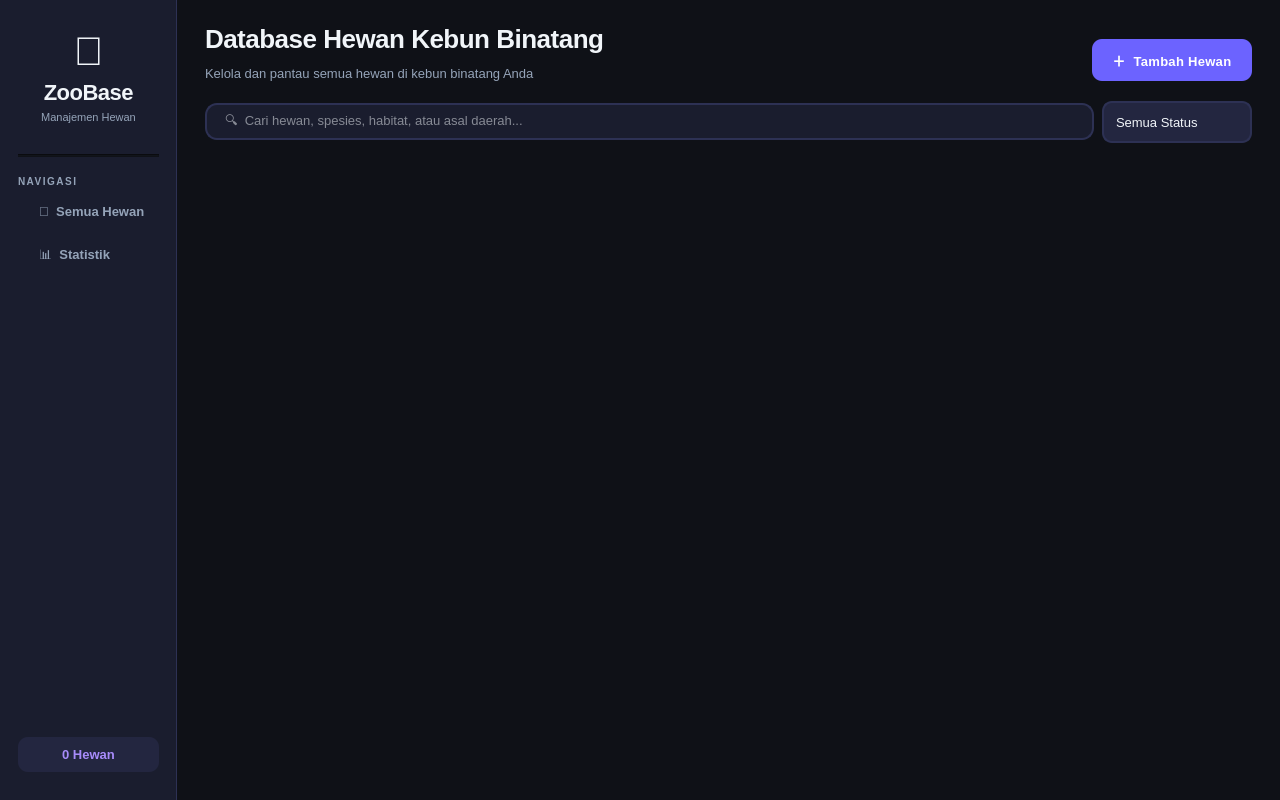
<?xml version="1.0" encoding="UTF-8"?>
<ui version="4.0">
 <class>ZooMainWindow</class>
 <widget class="QMainWindow" name="ZooMainWindow">
  <property name="geometry">
   <rect>
    <x>0</x>
    <y>0</y>
    <width>1280</width>
    <height>800</height>
   </rect>
  </property>
  <property name="minimumSize">
   <size>
    <width>1080</width>
    <height>720</height>
   </size>
  </property>
  <property name="windowTitle">
   <string>🦁  Zoo Database — Kebun Binatang</string>
  </property>
  <property name="styleSheet">
   <string notr="true">QMainWindow, QWidget {
    background-color: #0F1117;
    color: #F1F5F9;
    font-family: 'Segoe UI', 'SF Pro Display', Arial, sans-serif;
}
QScrollArea {
    border: none;
    background: transparent;
}
QScrollBar:vertical {
    background: #1A1D2E;
    width: 6px;
    border-radius: 3px;
}
QScrollBar::handle:vertical {
    background: #2D3154;
    border-radius: 3px;
    min-height: 30px;
}
QScrollBar::handle:vertical:hover {
    background: #6C63FF;
}
QScrollBar::add-line:vertical, QScrollBar::sub-line:vertical {
    height: 0px;
}
QLineEdit, QTextEdit, QComboBox, QSpinBox {
    background: #232640;
    color: #F1F5F9;
    border: 1.5px solid #2D3154;
    border-radius: 10px;
    padding: 8px 12px;
    font-size: 13px;
    selection-background-color: #6C63FF;
}
QLineEdit:focus, QTextEdit:focus, QSpinBox:focus {
    border-color: #6C63FF;
}
QComboBox::drop-down {
    border: none;
    width: 24px;
}
QComboBox::down-arrow {
    image: none;
    border-left: 5px solid transparent;
    border-right: 5px solid transparent;
    border-top: 6px solid #94A3B8;
    margin-right: 8px;
}
QComboBox QAbstractItemView {
    background: #232640;
    color: #F1F5F9;
    border: 1.5px solid #2D3154;
    border-radius: 8px;
    selection-background-color: #6C63FF;
    padding: 4px;
}
QLabel {
    background: transparent;
}
QMessageBox {
    background: #1A1D2E;
    color: #F1F5F9;
}
QMessageBox QPushButton {
    background: #6C63FF;
    color: white;
    border: none;
    border-radius: 8px;
    padding: 6px 18px;
    font-weight: 600;
}</string>
  </property>
  <widget class="QWidget" name="centralwidget">
   <!-- Root HBoxLayout: sidebar + content -->
   <layout class="QHBoxLayout" name="rootLayout">
    <property name="spacing">
     <number>0</number>
    </property>
    <property name="leftMargin">
     <number>0</number>
    </property>
    <property name="topMargin">
     <number>0</number>
    </property>
    <property name="rightMargin">
     <number>0</number>
    </property>
    <property name="bottomMargin">
     <number>0</number>
    </property>

    <!-- ═══════════════ SIDEBAR ═══════════════ -->
    <item>
     <widget class="QWidget" name="sidebar">
      <property name="minimumWidth">
       <number>220</number>
      </property>
      <property name="maximumWidth">
       <number>220</number>
      </property>
      <property name="styleSheet">
       <string notr="true">QWidget#sidebar {
    background: #1A1D2E;
    border-right: 1px solid #2D3154;
}</string>
      </property>
      <layout class="QVBoxLayout" name="sidebarLayout">
       <property name="spacing">
        <number>6</number>
       </property>
       <property name="leftMargin">
        <number>18</number>
       </property>
       <property name="topMargin">
        <number>28</number>
       </property>
       <property name="rightMargin">
        <number>18</number>
       </property>
       <property name="bottomMargin">
        <number>28</number>
       </property>

       <!-- Logo emoji -->
       <item>
        <widget class="QLabel" name="logoLabel">
         <property name="text">
          <string>🦁</string>
         </property>
         <property name="alignment">
          <set>Qt::AlignHCenter|Qt::AlignVCenter</set>
         </property>
         <property name="styleSheet">
          <string notr="true">font-size: 40px;</string>
         </property>
        </widget>
       </item>

       <!-- App title -->
       <item>
        <widget class="QLabel" name="appTitleLabel">
         <property name="text">
          <string>ZooBase</string>
         </property>
         <property name="alignment">
          <set>Qt::AlignHCenter|Qt::AlignVCenter</set>
         </property>
         <property name="styleSheet">
          <string notr="true">color: #F1F5F9; font-size: 22px; font-weight: 800; letter-spacing: -0.5px;</string>
         </property>
        </widget>
       </item>

       <!-- Tagline -->
       <item>
        <widget class="QLabel" name="taglineLabel">
         <property name="text">
          <string>Manajemen Hewan</string>
         </property>
         <property name="alignment">
          <set>Qt::AlignHCenter|Qt::AlignVCenter</set>
         </property>
         <property name="styleSheet">
          <string notr="true">color: #94A3B8; font-size: 11px;</string>
         </property>
        </widget>
       </item>

       <!-- Spacing 24px -->
       <item>
        <spacer name="spacerSbTop">
         <property name="orientation">
          <enum>Qt::Vertical</enum>
         </property>
         <property name="sizeType">
          <enum>QSizePolicy::Fixed</enum>
         </property>
         <property name="sizeHint" stdset="0">
          <size>
           <width>20</width>
           <height>24</height>
          </size>
         </property>
        </spacer>
       </item>

       <!-- Horizontal separator -->
       <item>
        <widget class="QFrame" name="sbSeparator">
         <property name="frameShape">
          <enum>QFrame::HLine</enum>
         </property>
         <property name="frameShadow">
          <enum>QFrame::Sunken</enum>
         </property>
         <property name="styleSheet">
          <string notr="true">color: #2D3154;</string>
         </property>
        </widget>
       </item>

       <!-- Spacing 12px -->
       <item>
        <spacer name="spacerSbMid">
         <property name="orientation">
          <enum>Qt::Vertical</enum>
         </property>
         <property name="sizeType">
          <enum>QSizePolicy::Fixed</enum>
         </property>
         <property name="sizeHint" stdset="0">
          <size>
           <width>20</width>
           <height>12</height>
          </size>
         </property>
        </spacer>
       </item>

       <!-- Nav label -->
       <item>
        <widget class="QLabel" name="navLabel">
         <property name="text">
          <string>NAVIGASI</string>
         </property>
         <property name="styleSheet">
          <string notr="true">color: #94A3B8; font-size: 10px; font-weight: 700; letter-spacing: 1.5px;</string>
         </property>
        </widget>
       </item>

       <!-- Nav: Semua Hewan -->
       <item>
        <widget class="QPushButton" name="navAnimalsBtn">
         <property name="text">
          <string>  🐾  Semua Hewan</string>
         </property>
         <property name="styleSheet">
          <string notr="true">QPushButton {
    background: transparent;
    color: #94A3B8;
    border: none;
    border-radius: 10px;
    padding: 10px 14px;
    text-align: left;
    font-size: 13px;
    font-weight: 500;
}
QPushButton:hover {
    background: #232640;
    color: #F1F5F9;
}</string>
         </property>
        </widget>
       </item>

       <!-- Nav: Statistik -->
       <item>
        <widget class="QPushButton" name="navStatsBtn">
         <property name="text">
          <string>  📊  Statistik</string>
         </property>
         <property name="styleSheet">
          <string notr="true">QPushButton {
    background: transparent;
    color: #94A3B8;
    border: none;
    border-radius: 10px;
    padding: 10px 14px;
    text-align: left;
    font-size: 13px;
    font-weight: 500;
}
QPushButton:hover {
    background: #232640;
    color: #F1F5F9;
}</string>
         </property>
        </widget>
       </item>

       <!-- Stretch -->
       <item>
        <spacer name="spacerSbStretch">
         <property name="orientation">
          <enum>Qt::Vertical</enum>
         </property>
         <property name="sizeType">
          <enum>QSizePolicy::Expanding</enum>
         </property>
         <property name="sizeHint" stdset="0">
          <size>
           <width>20</width>
           <height>40</height>
          </size>
         </property>
        </spacer>
       </item>

       <!-- Count label -->
       <item>
        <widget class="QLabel" name="countLabel">
         <property name="text">
          <string>0 Hewan</string>
         </property>
         <property name="alignment">
          <set>Qt::AlignHCenter|Qt::AlignVCenter</set>
         </property>
         <property name="styleSheet">
          <string notr="true">background: #232640;
color: #A78BFA;
border-radius: 10px;
padding: 10px;
font-size: 13px;
font-weight: 700;</string>
         </property>
        </widget>
       </item>

      </layout>
     </widget>
    </item>
    <!-- ═══════════════ END SIDEBAR ═══════════════ -->

    <!-- ═══════════════ MAIN CONTENT ═══════════════ -->
    <item>
     <widget class="QWidget" name="contentWidget">
      <property name="styleSheet">
       <string notr="true">QWidget#contentWidget { background: #0F1117; }</string>
      </property>
      <layout class="QVBoxLayout" name="contentLayout">
       <property name="spacing">
        <number>0</number>
       </property>
       <property name="leftMargin">
        <number>28</number>
       </property>
       <property name="topMargin">
        <number>24</number>
       </property>
       <property name="rightMargin">
        <number>28</number>
       </property>
       <property name="bottomMargin">
        <number>24</number>
       </property>

       <!-- ── Header row ── -->
       <item>
        <layout class="QHBoxLayout" name="headerLayout">
         <property name="spacing">
          <number>12</number>
         </property>

         <!-- Title column -->
         <item>
          <layout class="QVBoxLayout" name="titleColLayout">
           <item>
            <widget class="QLabel" name="pageTitleLabel">
             <property name="text">
              <string>Database Hewan Kebun Binatang</string>
             </property>
             <property name="styleSheet">
              <string notr="true">color: #F1F5F9; font-size: 26px; font-weight: 800; letter-spacing: -0.5px;</string>
             </property>
            </widget>
           </item>
           <item>
            <widget class="QLabel" name="pageSubLabel">
             <property name="text">
              <string>Kelola dan pantau semua hewan di kebun binatang Anda</string>
             </property>
             <property name="styleSheet">
              <string notr="true">color: #94A3B8; font-size: 13px;</string>
             </property>
            </widget>
           </item>
          </layout>
         </item>

         <!-- Stretch -->
         <item>
          <spacer name="headerStretch">
           <property name="orientation">
            <enum>Qt::Horizontal</enum>
           </property>
           <property name="sizeType">
            <enum>QSizePolicy::Expanding</enum>
           </property>
           <property name="sizeHint" stdset="0">
            <size>
             <width>40</width>
             <height>20</height>
            </size>
           </property>
          </spacer>
         </item>

         <!-- Add button -->
         <item alignment="Qt::AlignBottom">
          <widget class="QPushButton" name="addAnimalBtn">
           <property name="text">
            <string>＋  Tambah Hewan</string>
           </property>
           <property name="minimumSize">
            <size>
             <width>160</width>
             <height>42</height>
            </size>
           </property>
           <property name="maximumSize">
            <size>
             <width>160</width>
             <height>42</height>
            </size>
           </property>
           <property name="styleSheet">
            <string notr="true">QPushButton {
    background: #6C63FF;
    color: white;
    border: none;
    border-radius: 10px;
    padding: 9px 20px;
    font-size: 13px;
    font-weight: 600;
    letter-spacing: 0.3px;
}
QPushButton:hover {
    background: #A78BFA;
}
QPushButton:pressed {
    background: #6C63FF;
}</string>
           </property>
           <property name="cursor">
            <cursorShape>PointingHandCursor</cursorShape>
           </property>
          </widget>
         </item>

        </layout>
       </item>
       <!-- ── End Header ── -->

       <!-- Spacing 20px -->
       <item>
        <spacer name="spacerAfterHeader">
         <property name="orientation">
          <enum>Qt::Vertical</enum>
         </property>
         <property name="sizeType">
          <enum>QSizePolicy::Fixed</enum>
         </property>
         <property name="sizeHint" stdset="0">
          <size>
           <width>20</width>
           <height>20</height>
          </size>
         </property>
        </spacer>
       </item>

       <!-- ── Search row ── -->
       <item>
        <layout class="QHBoxLayout" name="searchRowLayout">
         <property name="spacing">
          <number>8</number>
         </property>

         <!-- Search box -->
         <item>
          <widget class="QLineEdit" name="searchBox">
           <property name="minimumHeight">
            <number>42</number>
           </property>
           <property name="maximumHeight">
            <number>42</number>
           </property>
           <property name="placeholderText">
            <string>🔍  Cari hewan, spesies, habitat, atau asal daerah...</string>
           </property>
           <property name="styleSheet">
            <string notr="true">QLineEdit {
    background: #1A1D2E;
    color: #F1F5F9;
    border: 1.5px solid #2D3154;
    border-radius: 12px;
    padding: 8px 16px;
    font-size: 13px;
}
QLineEdit:focus {
    border-color: #6C63FF;
}</string>
           </property>
          </widget>
         </item>

         <!-- Filter combo -->
         <item>
          <widget class="QComboBox" name="filterCombo">
           <property name="minimumSize">
            <size>
             <width>150</width>
             <height>42</height>
            </size>
           </property>
           <property name="maximumSize">
            <size>
             <width>150</width>
             <height>42</height>
            </size>
           </property>
           <item>
            <property name="text">
             <string>Semua Status</string>
            </property>
           </item>
           <item>
            <property name="text">
             <string>Baik</string>
            </property>
           </item>
           <item>
            <property name="text">
             <string>Stabil</string>
            </property>
           </item>
           <item>
            <property name="text">
             <string>Rentan</string>
            </property>
           </item>
           <item>
            <property name="text">
             <string>Terancam</string>
            </property>
           </item>
           <item>
            <property name="text">
             <string>Kritis</string>
            </property>
           </item>
          </widget>
         </item>

        </layout>
       </item>
       <!-- ── End Search row ── -->

       <!-- Spacing 20px -->
       <item>
        <spacer name="spacerAfterSearch">
         <property name="orientation">
          <enum>Qt::Vertical</enum>
         </property>
         <property name="sizeType">
          <enum>QSizePolicy::Fixed</enum>
         </property>
         <property name="sizeHint" stdset="0">
          <size>
           <width>20</width>
           <height>20</height>
          </size>
         </property>
        </spacer>
       </item>

       <!-- ── Scroll area for animal cards grid ── -->
       <item>
        <widget class="QScrollArea" name="cardsScrollArea">
         <property name="widgetResizable">
          <bool>true</bool>
         </property>
         <property name="frameShape">
          <enum>QFrame::NoFrame</enum>
         </property>
         <property name="horizontalScrollBarPolicy">
          <enum>Qt::ScrollBarAlwaysOff</enum>
         </property>
         <widget class="QWidget" name="gridContainer">
          <property name="styleSheet">
           <string notr="true">background: transparent;</string>
          </property>
          <layout class="QGridLayout" name="gridLayout">
           <property name="spacing">
            <number>16</number>
           </property>
           <property name="leftMargin">
            <number>0</number>
           </property>
           <property name="topMargin">
            <number>0</number>
           </property>
           <property name="rightMargin">
            <number>12</number>
           </property>
           <property name="bottomMargin">
            <number>12</number>
           </property>
          </layout>
         </widget>
        </widget>
       </item>
       <!-- ── End scroll area ── -->

      </layout>
     </widget>
    </item>
    <!-- ═══════════════ END MAIN CONTENT ═══════════════ -->

   </layout>
  </widget>
 </widget>
 <resources/>
 <connections/>
</ui>
